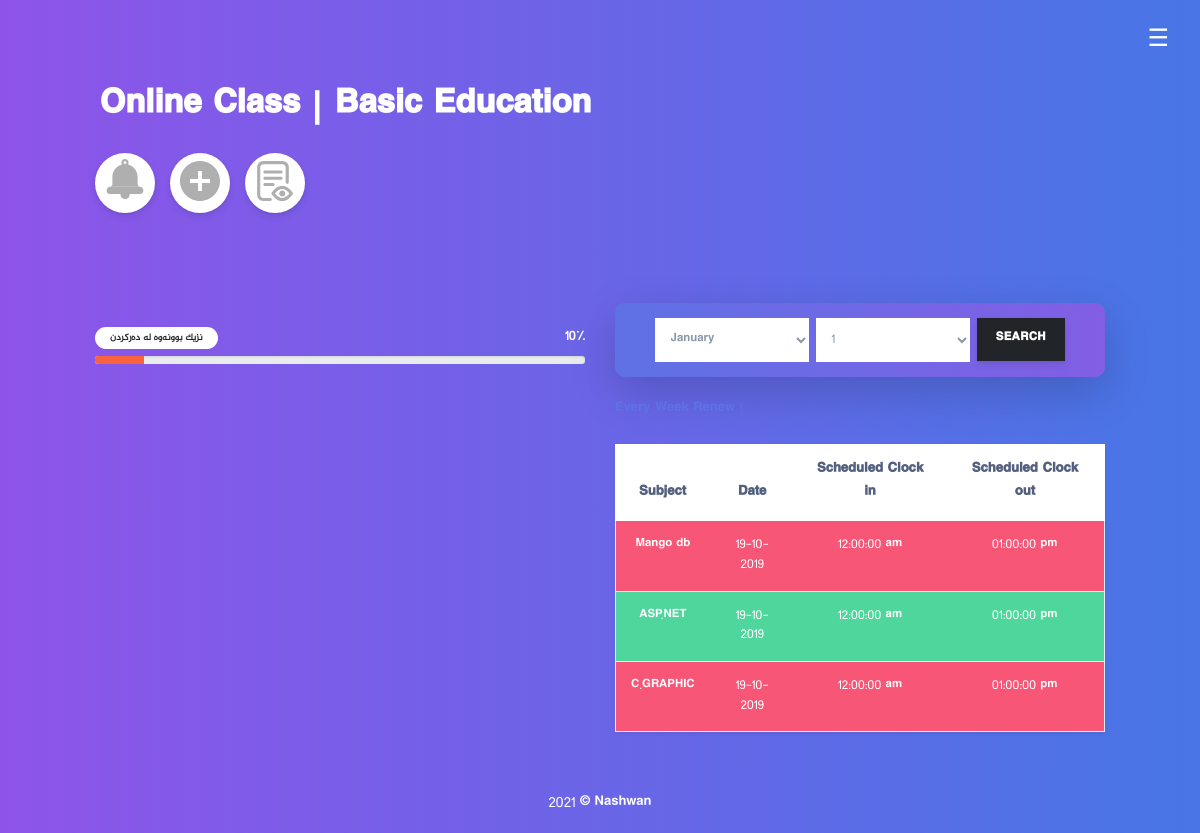
/absences.php (signed in), run on the app's committed database.
### tables this page shows
CREATE TABLE `sum_absences` (
  `id` int(11) NOT NULL,
  `userid` int(11) NOT NULL,
  `sum` int(11) NOT NULL
);

CREATE TABLE `absences` (
  `id` int(11) NOT NULL,
  `teacher_id` int(11) NOT NULL,
  `class_id` int(11) NOT NULL,
  `userid` varchar(255) NOT NULL,
  `subject` varchar(255) NOT NULL,
  `ready` int(11) NOT NULL,
  `dgree` int(11) NOT NULL,
  `date` varchar(255) NOT NULL,
  `scheduled_in` varchar(255) NOT NULL,
  `scheduled_out` varchar(255) NOT NULL
);

### includes/config.php (called while the page is built, shortened)
<?php
if(isset($_SESSION['userid'])){
    $userid = $_SESSION['userid'];
}
?>

### absences.php (the view)
<?php include 'includes/nav.php' ;
if(isset($userid)){
?>
<div class="container mt-5">
  <div class="row">
    <div class="col-sm mt-5">
      <div class="progress-wrapper">
        <div class="progress-info">
          <div class="progress-label">
            <span class="text-dark bg-white">نزیک بوونەوە لە دەرکردن</span>
          </div>
          <?php
    $query = mysqli_query($db , "SELECT * FROM sum_absences WHERE `userid` = '$userid'");
    while($row = mysqli_fetch_assoc($query)){
    $sum = $row['sum'];
    }
    ?>
          <div class="progress-percentage">
            <span class="text-white"><?php echo $sum;?>%</span>
          </div>
        </div>
        <div class="progress">
          <div class="progress-bar bg-warning" role="progressbar" aria-valuenow="<?php echo $sum;?>" aria-valuemin="0"
            aria-valuemax="100" style="width: <?php echo $sum;?>%;"></div>
        </div>
      </div>
    </div>
    <div class="col-sm mt-5">
      <div class="d-flex justify-content-center bg-gradient-primary p-3  shadow-lg radius-10">
        <select name="birth_month" class="form-control col-lg-4 col-sm mr-2 border-0 rounded-0">
          <?php for( $m=1; $m<=12; ++$m ) {
          $month_label = date('F', mktime(0, 0, 0, $m, 1));
        ?>
          <option value="<?php echo $month_label; ?>"><?php echo $month_label; ?></option>
          <?php } ?>
        </select>
        <select name="birth_day" class="form-control col-lg-4 col-sm mr-2 border-0 rounded-0">
          <?php
          $start_date = 1;
          $end_date   = 31;
          for( $j=$start_date; $j<=$end_date; $j++ ) {
            echo '<option value='.$j.'>'.$j.'</option>';
          }
        ?>
        </select>
        <button class="btn btn-dark border-0 rounded-0">SEARCH</button>
      </div>
      <span class="w3-container text-primary">Every Week Renew !</span>
      <table class="table table-white shadow-sm">
        <thead>
          <tr class="text-center">
            <th scope="col">Subject</th>
            <th scope="col">Date</th>
            <th scope="col">Scheduled Clock in</th>
            <th scope="col">Scheduled Clock out</th>
          </tr>
        </thead>
        <tbody>
          <?php
    $query = mysqli_query($db , "SELECT * FROM absences WHERE `userid` = '$userid'");
    while($row = mysqli_fetch_assoc($query)){?>
          <tr
            class="border alert text-center <?php if($row['ready'] ==0){echo "alert-danger";}else{echo "alert-success";}?>">
            <td><?php echo $row['subject'];?></td>
            <td><?php echo $row['date'];?></td>
            <td><?php echo $row['scheduled_in'];?></td>
            <td><?php echo $row['scheduled_out'];?></td>
          </tr>
          <?php
    }
    ?>
        </tbody>
      </table>
    </div>
  </div>
</div>
<?php include 'includes/footer.php';?>
<?php
}else{
  header('Location:index.php');
}
?>

### assets/css/style.css (style rules this page uses)
body { font-family:'Oswald',"speda" !important; src: url(Speda.ttf); background: #4776E6; background: -webkit-linear-gradient(to right, #8E54E9, #4776E6); background: linear-gradient(to right, #8E54E9, #4776E6); }
.radius-10 { border-radius: 10px !important; }
table td { border: none !important; }

### assets/css/navbar.css (style rules this page uses)
*,*:before,*:after { box-sizing:inherit }
html { -ms-text-size-adjust:100%;-webkit-text-size-adjust:100% }
body { margin:0 }
button,input,select,textarea,optgroup { font:inherit;margin:0 }
button,input { overflow:visible }
button,select { text-transform:none }
button,[type=button],[type=reset],[type=submit] { -webkit-appearance:button }
html,body { font-family:Verdana,sans-serif;font-size:15px;line-height:1.5 }
html { overflow-x:hidden }
.w3-container:after,.w3-container:before,.w3-panel:after,.w3-panel:before,.w3-row:after,.w3-row:before,.w3-row-padding:after,.w3-row-padding:before, .w3-cell-row:before,.w3-cell-row:after,.w3-clear:after,.w3-clear:before,.w3-bar:before,.w3-bar:after { content:"";display:table;clear:both }
.w3-container,.w3-panel { padding:0.01em 16px }

### data on the page
sum_absences: sum "10"
absences: subject "Mango db", date "19-10-2019", scheduled_in "12:00:00 am", scheduled_out "01:00:00 pm"
absences: subject "ASP.NET", date "19-10-2019", scheduled_in "12:00:00 am", scheduled_out "01:00:00 pm"
absences: subject "C.GRAPHIC", date "19-10-2019", scheduled_in "12:00:00 am", scheduled_out "01:00:00 pm"

### other printed values
form field birth_month "January"
form field birth_day "1"
